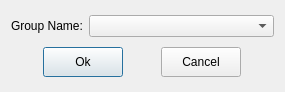
<?xml version="1.0" encoding="UTF-8"?>
<ui version="4.0">
 <class>QNewStyleSheetItemDialog</class>
 <widget class="QDialog" name="QNewStyleSheetItemDialog">
  <property name="geometry">
   <rect>
    <x>0</x>
    <y>0</y>
    <width>285</width>
    <height>92</height>
   </rect>
  </property>
  <property name="windowTitle">
   <string>New StyleSheet Item</string>
  </property>
  <layout class="QVBoxLayout" name="verticalLayout">
   <item>
    <layout class="QHBoxLayout" name="horizontalLayout">
     <item>
      <widget class="QLabel" name="label">
       <property name="text">
        <string>Group Name:</string>
       </property>
      </widget>
     </item>
     <item>
      <widget class="QComboBox" name="groupName">
       <property name="sizePolicy">
        <sizepolicy hsizetype="Expanding" vsizetype="Fixed">
         <horstretch>0</horstretch>
         <verstretch>0</verstretch>
        </sizepolicy>
       </property>
      </widget>
     </item>
    </layout>
   </item>
   <item>
    <layout class="QHBoxLayout" name="horizontalLayout_2">
     <item>
      <widget class="QPushButton" name="okBtn">
       <property name="minimumSize">
        <size>
         <width>80</width>
         <height>30</height>
        </size>
       </property>
       <property name="maximumSize">
        <size>
         <width>80</width>
         <height>30</height>
        </size>
       </property>
       <property name="text">
        <string>Ok</string>
       </property>
      </widget>
     </item>
     <item>
      <widget class="QPushButton" name="cancelBtn">
       <property name="minimumSize">
        <size>
         <width>80</width>
         <height>30</height>
        </size>
       </property>
       <property name="maximumSize">
        <size>
         <width>80</width>
         <height>30</height>
        </size>
       </property>
       <property name="text">
        <string>Cancel</string>
       </property>
      </widget>
     </item>
    </layout>
   </item>
  </layout>
 </widget>
 <resources/>
 <connections/>
</ui>
